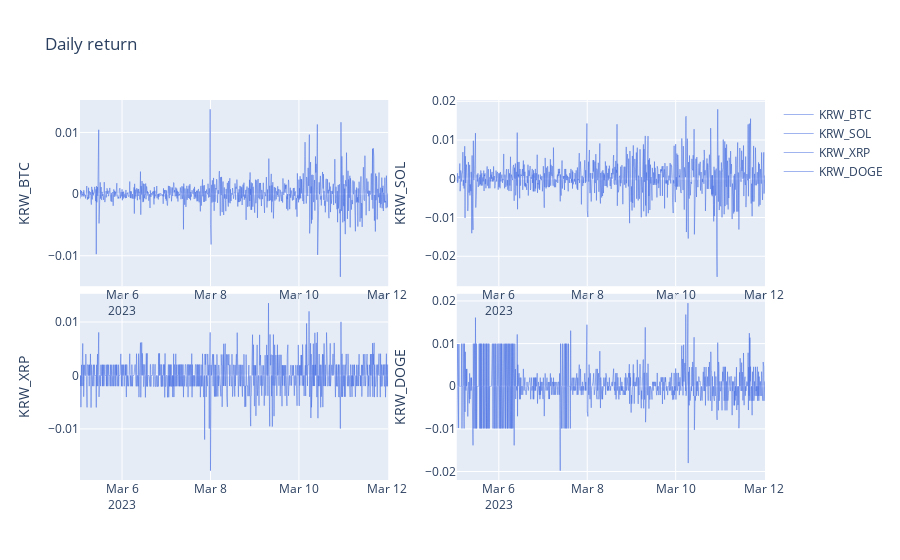

The notebook cell this image was saved under:
### Markdown cell above
## KRW-BTC,SOL,XRP,DOGE daily price return
    - graph

### Code cell
# get data
df_BTC=applytech(api.min_candle(unit=10,market="KRW-BTC",count=1000))

df_SOL=applytech(api.min_candle(unit=10,market="KRW-SOL",count=1000))

df_XRP=applytech(api.min_candle(unit=10,market="KRW-XRP",count=1000))

df_DOGE=applytech(api.min_candle(unit=10,market="KRW-DOGE",count=1000))


# x-axis by time series
fig=make_subplots(rows=2, cols=2, vertical_spacing=0.02)

fig.add_trace(go.Scatter(x=df_BTC.index,y=df_BTC['Daily return'],name='KRW_BTC',line=dict(color='royalblue', width=0.5)), row=1,
                 col=1)
fig.add_trace(go.Scatter(x=df_SOL.index,y=df_SOL['Daily return'],name='KRW_SOL',line=dict(color='royalblue', width=0.5)), row=1,
                 col=2)
fig.add_trace(go.Scatter(x=df_XRP.index,y=df_XRP['Daily return'],name='KRW_XRP',line=dict(color='royalblue', width=0.5)), row=2,
                 col=1)
fig.add_trace(go.Scatter(x=df_DOGE.index,y=df_DOGE['Daily return'],name='KRW_DOGE',line=dict(color='royalblue', width=0.5)), row=2,
                 col=2)

fig.update(layout_xaxis_rangeslider_visible=False)
fig.update_layout(title=f'Daily return', yaxis_title=f'pct_change')
fig.update_yaxes(title_text=f'KRW_BTC', row=1, col=1)
fig.update_yaxes(title_text=f'KRW_SOL', row=1, col=2)
fig.update_yaxes(title_text=f'KRW_XRP', row=2, col=1)
fig.update_yaxes(title_text=f'KRW_DOGE', row=2, col=2)

### Figure 1 — Plotly figure (JSON) as saved in the notebook; plotly's stock layout.template omitted (floating-point values rounded to 4 significant figures; data arrays with more than 128 entries replaced by an {"elided": "..."} marker saying what was removed)
{"data": [{"line": {"color": "royalblue", "width": 0.5}, "name": "KRW_BTC", "type": "scatter", "x": {"elided": "1000 str values"}, "xaxis": "x", "y": {"elided": "1000 float values"}, "yaxis": "y"}, {"line": {"color": "royalblue", "width": 0.5}, "name": "KRW_SOL", "type": "scatter", "x": {"elided": "1000 str values"}, "xaxis": "x2", "y": {"elided": "1000 float values"}, "yaxis": "y2"}, {"line": {"color": "royalblue", "width": 0.5}, "name": "KRW_XRP", "type": "scatter", "x": {"elided": "1000 str values"}, "xaxis": "x3", "y": {"elided": "1000 float values"}, "yaxis": "y3"}, {"line": {"color": "royalblue", "width": 0.5}, "name": "KRW_DOGE", "type": "scatter", "x": {"elided": "1000 str values"}, "xaxis": "x4", "y": {"elided": "1000 float values"}, "yaxis": "y4"}], "layout": {"title": {"text": "Daily return"}, "xaxis": {"anchor": "y", "domain": [0, 0.45], "rangeslider": {"visible": false}}, "xaxis2": {"anchor": "y2", "domain": [0.55, 1]}, "xaxis3": {"anchor": "y3", "domain": [0, 0.45]}, "xaxis4": {"anchor": "y4", "domain": [0.55, 1]}, "yaxis": {"anchor": "x", "domain": [0.51, 1], "title": {"text": "KRW_BTC"}}, "yaxis2": {"anchor": "x2", "domain": [0.51, 1], "title": {"text": "KRW_SOL"}}, "yaxis3": {"anchor": "x3", "domain": [0, 0.49], "title": {"text": "KRW_XRP"}}, "yaxis4": {"anchor": "x4", "domain": [0, 0.49], "title": {"text": "KRW_DOGE"}}}}
